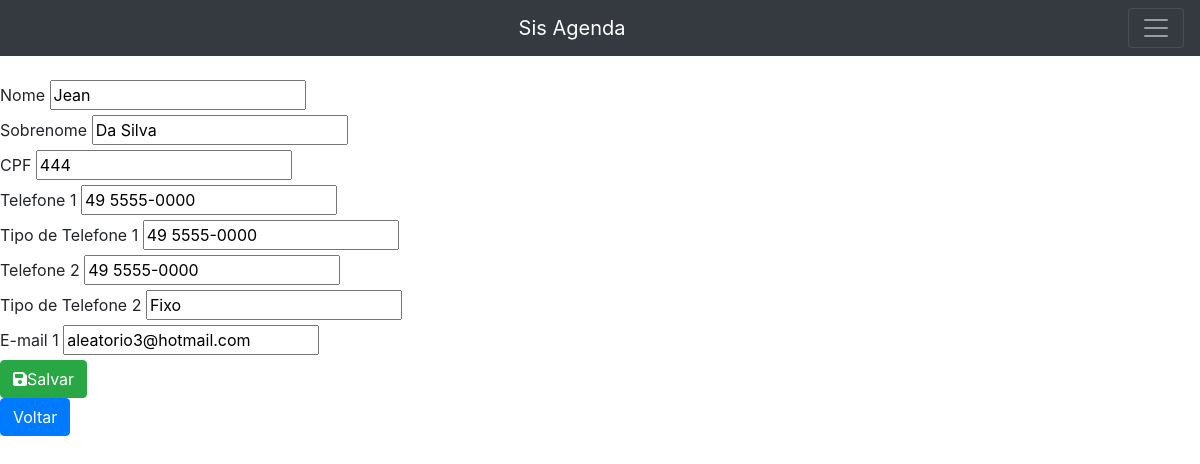
Page /pagina/contatoForm.php?id=3 on the committed database.
### tables this page shows
CREATE TABLE IF NOT EXISTS `contato` (
  `id` int NOT NULL AUTO_INCREMENT,
  `nome` varchar(100) NOT NULL DEFAULT '0',
  `sobrenome` varchar(100) NOT NULL DEFAULT '0',
  `cpf` varchar(14) NOT NULL DEFAULT '0',
  `telefone1` varchar(20) NOT NULL DEFAULT '0',
  `tipo_telefone1` varchar(14) NOT NULL DEFAULT '0',
  `telefone2` varchar(14) NOT NULL DEFAULT '0',
  `tipo_telefone2` varchar(14) NOT NULL DEFAULT '0',
  `email` VARCHAR(200) NOT NULL DEFAULT '0',
  PRIMARY KEY (`id`)
);

### database/bd_contato.php (called while the page is built, shortened)
<?php
class BD
{
    private $host = "localhost";
    private $dbname = "db_aula_tai";
    private $port = 3306;
    private $usuario = "root";
    private $senha = "";
    private $db_charset = "utf8";
    public function conn()
    {
        $conn = "mysql:host=$this->host;
            dbname=$this->dbname;port=$this->port";
        return new PDO(
            $conn,
            $this->usuario,
            $this->senha,
            [PDO::MYSQL_ATTR_INIT_COMMAND => "SET NAMES " . $this->db_charset]
        );
    }
    public function buscar($id)
    {
        $conn = $this->conn();
        $sql = "SELECT * FROM contato WHERE id = ?";
        $st = $conn->prepare($sql);
        $arrayDados = [$id];
        $st->execute($arrayDados);
        return $st->fetchObject();
    }
}

### pagina/contatoForm.php (the view, shortened to what this page needs)
<?php
include "../database/bd_contato.php";
?>
<!DOCTYPE html>
<html lang="en">
<head>
</head>
<link rel="stylesheet" href="https://stackpath.bootstrapcdn.com/bootstrap/4.1.3/css/bootstrap.min.css"/>
<link rel="stylesheet" href="https://cdnjs.cloudflare.com/ajax/libs/font-awesome/6.1.1/css/all.min.css" />
<body>
    <?php
    $objBD = new BD();
    $objBD->conn();
    if (!empty($_GET['id'])) {
        $result = $objBD->buscar($_GET['id']);
    }
    ?>
<nav class="navbar navbar-dark bg-dark">
<a class="navbar-brand" href="../index.php">Sis Agenda</a>
  <button class="navbar-toggler" type="button" data-toggle="collapse" data-target="#navbarNav" aria-controls="navbarNav" aria-expanded="false" aria-label="Alterna navegação">
    <span class="navbar-toggler-icon"></span>
  </button>
</nav>
    <form action="./contatoForm.php" method="post">
        <input type="hidden" name="id" value="<?php echo !empty($result->id) ? $result->id : "" ?>" /><br>
        <label>Nome</label>
        <input type="text" name="nome" value="<?php echo !empty($result->nome) ? $result->nome : "" ?>" /><br>
        <label>Sobrenome</label>
        <input type="text" name="sobrenome" value="<?php echo !empty($result->sobrenome) ? $result->sobrenome : "" ?>" /><br>
        <label>CPF</label>
        <input type="text" name="cpf" value="<?php echo !empty($result->cpf) ? $result->cpf : "" ?>" /><br>
        <label>Telefone 1</label>
        <input type="text" name="telefone1" value="<?php echo !empty($result->telefone1) ? $result->telefone1 : "" ?>" /><br>
        <label>Tipo de Telefone 1</label>
        <input type="text" name="tipo_telefone1" value="<?php echo !empty($result->telefone1) ? $result->telefone1 : "" ?>" /><br>
        <label>Telefone 2</label>
        <input type="text" name="telefone2" value="<?php echo !empty($result->telefone2) ? $result->telefone2 : "" ?>" /><br>
        <label>Tipo de Telefone 2</label>
        <input type="text" name="tipo_telefone2" value="<?php echo !empty($result->tipo_telefone2) ? $result->tipo_telefone2 : "" ?>" /><br>
        <label>E-mail 1</label>
        <input type="text" name="email" value="<?php echo !empty($result->email) ? $result->email : "" ?>" /><br>
        <button type= "submit" class="btn btn-success"><i class="fa-solid fa-floppy-disk"></i>Salvar</button>
    </form>
    <a class="btn btn-primary" class="fa-solid fa-circle-arrow-left" href="./agendaList.php">Voltar</a> <br>
</body>
</html>

### rows in the picture
contato: nome "Jean", sobrenome "Da Silva", cpf "444", telefone1 "49 5555-0000", tipo_telefone1 "49 5555-0000", telefone2 "49 5555-0000", tipo_telefone2 "Fixo", email "aleatorio3@hotmail.com"
